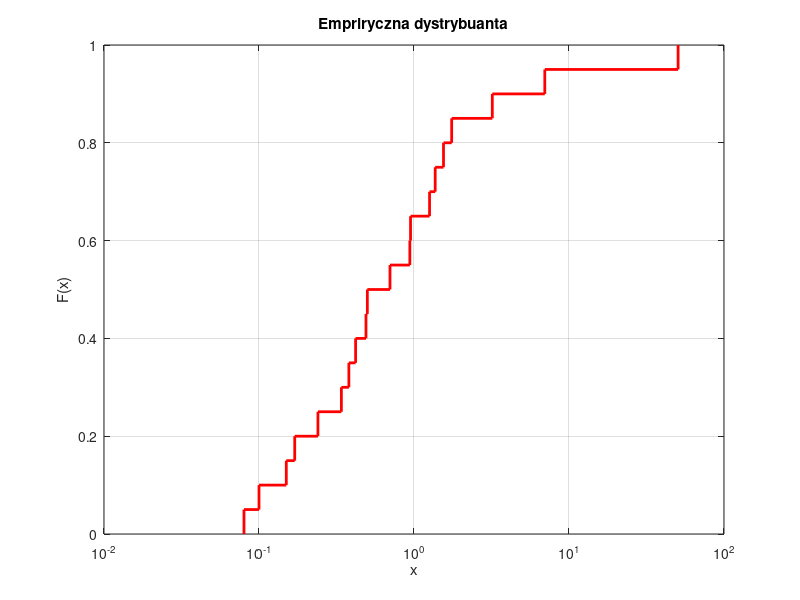

This figure's MATLAB source:
% Osada Krzysztof, 2018
% https://www.mathworks.com/help/stats/distribution-plots.html

clc; clear all; close all;

x       = [0.08, 0.10, 0.15, 0.17, 0.24, 0.34, 0.38, 0.42, 0.49, 0.50, 0.70, 0.94, 0.95, 1.26, 1.37, 1.55, 1.75, 3.20, 6.98, 50.57]
cdfp    = cdfplot(x)
set(gca, 'XScale', 'log')
set(cdfp, 'color', [1 0 0], 'linewidth', 2)
title('Empriryczna dystrybuanta')